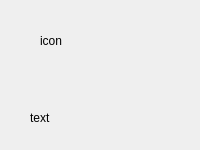
<?xml version="1.0" encoding="UTF-8"?>
<ui version="4.0">
 <class>MyToolButton</class>
 <widget class="QWidget" name="MyToolButton">
  <property name="geometry">
   <rect>
    <x>0</x>
    <y>0</y>
    <width>200</width>
    <height>150</height>
   </rect>
  </property>
  <property name="windowTitle">
   <string>Form</string>
  </property>
  <widget class="QLabel" name="label_Icon">
   <property name="geometry">
    <rect>
     <x>40</x>
     <y>10</y>
     <width>121</width>
     <height>61</height>
    </rect>
   </property>
   <property name="text">
    <string>icon</string>
   </property>
  </widget>
  <widget class="QLabel" name="label_Text">
   <property name="geometry">
    <rect>
     <x>30</x>
     <y>110</y>
     <width>71</width>
     <height>16</height>
    </rect>
   </property>
   <property name="text">
    <string>text</string>
   </property>
  </widget>
 </widget>
 <resources/>
 <connections/>
</ui>
